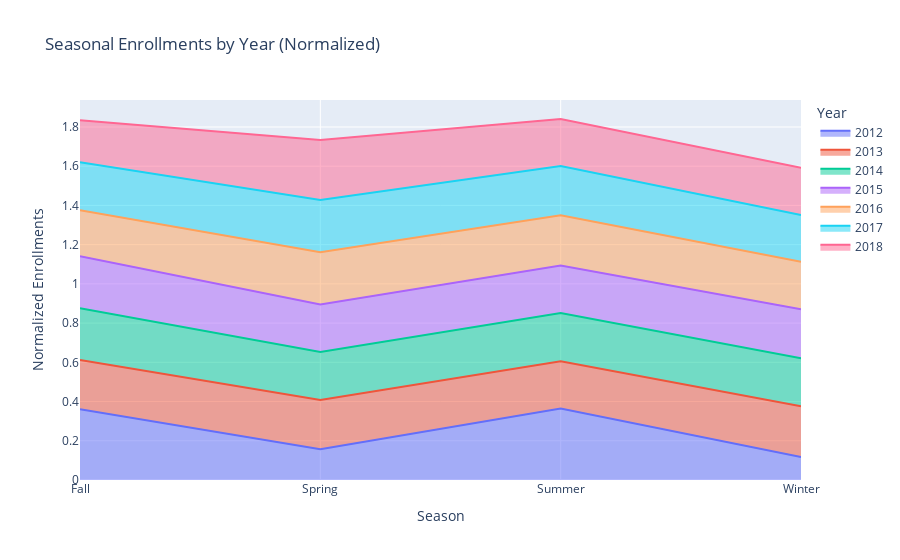

The notebook cell saved with this chart:
### Code cell
plot_normalized_seasonal_enrollments_area_chart(enrollments)

### Figure 1 — Plotly figure (JSON) as saved in the notebook; plotly's stock layout.template omitted (floating-point values rounded to 4 significant figures)
{"data": [{"fillpattern": {"shape": ""}, "hovertemplate": "Year=2012<br>Season=%{x}<br>Normalized Enrollments=%{y}<extra></extra>", "legendgroup": "2012", "line": {"color": "#636efa"}, "marker": {"symbol": "circle"}, "mode": "lines", "name": "2012", "orientation": "v", "showlegend": true, "stackgroup": "1", "type": "scatter", "x": ["Fall", "Spring", "Summer", "Winter"], "xaxis": "x", "y": [0.3612, 0.1572, 0.3642, 0.1174], "yaxis": "y"}, {"fillpattern": {"shape": ""}, "hovertemplate": "Year=2013<br>Season=%{x}<br>Normalized Enrollments=%{y}<extra></extra>", "legendgroup": "2013", "line": {"color": "#EF553B"}, "marker": {"symbol": "circle"}, "mode": "lines", "name": "2013", "orientation": "v", "showlegend": true, "stackgroup": "1", "type": "scatter", "x": ["Fall", "Spring", "Summer", "Winter"], "xaxis": "x", "y": [0.2503, 0.2503, 0.2411, 0.2582], "yaxis": "y"}, {"fillpattern": {"shape": ""}, "hovertemplate": "Year=2014<br>Season=%{x}<br>Normalized Enrollments=%{y}<extra></extra>", "legendgroup": "2014", "line": {"color": "#00cc96"}, "marker": {"symbol": "circle"}, "mode": "lines", "name": "2014", "orientation": "v", "showlegend": true, "stackgroup": "1", "type": "scatter", "x": ["Fall", "Spring", "Summer", "Winter"], "xaxis": "x", "y": [0.2646, 0.2447, 0.246, 0.2447], "yaxis": "y"}, {"fillpattern": {"shape": ""}, "hovertemplate": "Year=2015<br>Season=%{x}<br>Normalized Enrollments=%{y}<extra></extra>", "legendgroup": "2015", "line": {"color": "#ab63fa"}, "marker": {"symbol": "circle"}, "mode": "lines", "name": "2015", "orientation": "v", "showlegend": true, "stackgroup": "1", "type": "scatter", "x": ["Fall", "Spring", "Summer", "Winter"], "xaxis": "x", "y": [0.2643, 0.2432, 0.2428, 0.2497], "yaxis": "y"}, {"fillpattern": {"shape": ""}, "hovertemplate": "Year=2016<br>Season=%{x}<br>Normalized Enrollments=%{y}<extra></extra>", "legendgroup": "2016", "line": {"color": "#FFA15A"}, "marker": {"symbol": "circle"}, "mode": "lines", "name": "2016", "orientation": "v", "showlegend": true, "stackgroup": "1", "type": "scatter", "x": ["Fall", "Spring", "Summer", "Winter"], "xaxis": "x", "y": [0.2353, 0.2659, 0.2557, 0.2431], "yaxis": "y"}, {"fillpattern": {"shape": ""}, "hovertemplate": "Year=2017<br>Season=%{x}<br>Normalized Enrollments=%{y}<extra></extra>", "legendgroup": "2017", "line": {"color": "#19d3f3"}, "marker": {"symbol": "circle"}, "mode": "lines", "name": "2017", "orientation": "v", "showlegend": true, "stackgroup": "1", "type": "scatter", "x": ["Fall", "Spring", "Summer", "Winter"], "xaxis": "x", "y": [0.2441, 0.267, 0.2513, 0.2376], "yaxis": "y"}, {"fillpattern": {"shape": ""}, "hovertemplate": "Year=2018<br>Season=%{x}<br>Normalized Enrollments=%{y}<extra></extra>", "legendgroup": "2018", "line": {"color": "#FF6692"}, "marker": {"symbol": "circle"}, "mode": "lines", "name": "2018", "orientation": "v", "showlegend": true, "stackgroup": "1", "type": "scatter", "x": ["Fall", "Spring", "Summer", "Winter"], "xaxis": "x", "y": [0.214, 0.3056, 0.2395, 0.2409], "yaxis": "y"}], "layout": {"legend": {"title": {"text": "Year"}, "tracegroupgap": 0}, "showlegend": true, "title": {"text": "Seasonal Enrollments by Year (Normalized)"}, "xaxis": {"anchor": "y", "domain": [0, 1], "title": {"text": "Season"}}, "yaxis": {"anchor": "x", "domain": [0, 1], "title": {"text": "Normalized Enrollments"}}}}
